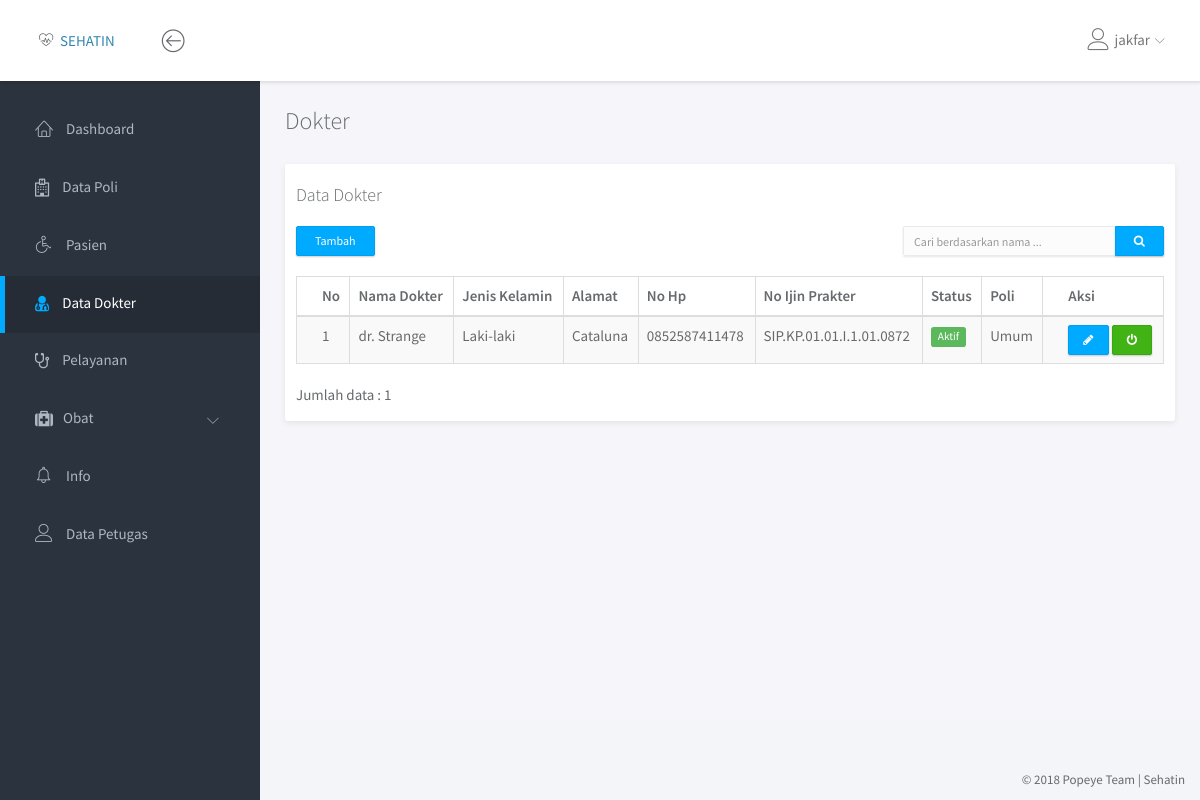
The app's page /dokter/data_dokter.php (signed in), older data.
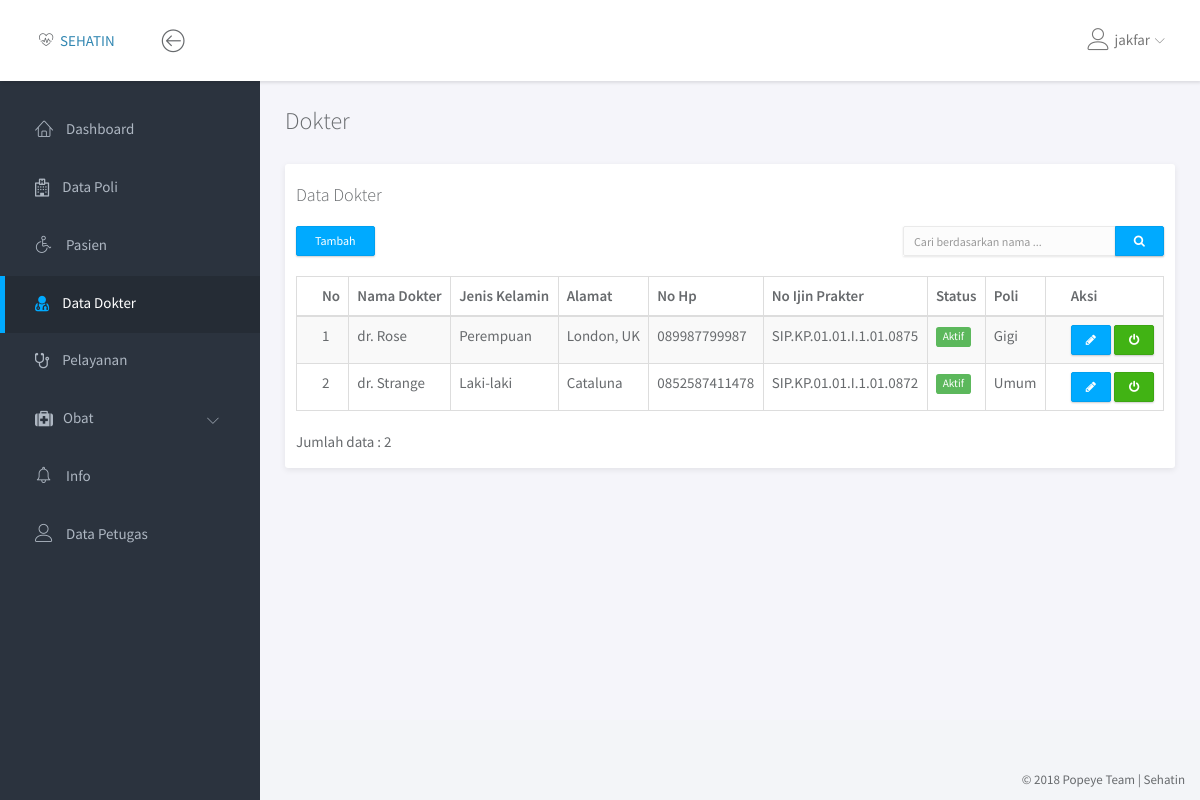
The same page, newer data.
### tables this page shows
CREATE TABLE IF NOT EXISTS `dokter` (
`id_dokter` tinyint(3) NOT NULL,
  `nm_dokter` varchar(50) NOT NULL,
  `gender` enum('Laki-laki','Perempuan') NOT NULL,
  `alamat` varchar(50) NOT NULL,
  `no_hp` varchar(13) NOT NULL,
  `no_ijin_praktek` varchar(50) NOT NULL,
  `id_poli` tinyint(3) NOT NULL
);

CREATE TABLE IF NOT EXISTS `poli` (
`id_poli` tinyint(3) NOT NULL,
  `poli` varchar(30) NOT NULL,
  `status` enum('Aktif','Non Aktif') NOT NULL
);

### dokter/data_dokter.php (the view, shortened to what this page needs)
<!doctype html>
<html lang="en">
<head>
	<link rel="stylesheet" href="../assets/vendor/bootstrap/css/bootstrap.min.css">
	<link rel="stylesheet" href="../assets/vendor/font-awesome/css/font-awesome.min.css">
	<link rel="stylesheet" href="../assets/vendor/linearicons/style.css">
	<link rel="stylesheet" href="../assets/vendor/chartist/css/chartist-custom.css">
	<link rel="stylesheet" href="../assets/css/main.css">
</head>
<body>
	<div id="wrapper">
		<?php
			include '../dashboard/navbar.php';
			include '../dashboard/left_sidebar.php';
		 ?>
		 <div class="main">
		 	<div class="main-content">
		 		<div class="container-fluid">
		 			<h3 class="page-title">Dokter</h3>
		 			<div class="row">
		 				<div class="col-md-12">
		 					<div class="panel">
		 						<div class="panel-heading">
		 							<div class="row"><h4 class="panel-title">Data Dokter</h4></div>
		 						</div>
		 						<div class="row">
		 							<div class="row">
		 								<div class="col-md-2">
		 									<a href="tambah_dokter.php"><button type="button" class="btn btn-primary btn-sm" style="margin-left: 25px; margin-bottom: 10px;">Tambah</button></a>
		 								</div>
		 								<div class="col-md-6"></div>
										<div class="col-md-4">
											<form action="" method="POST">
												<div class="input-group" style="margin-right: 25px;">
													<input type="text" name="cari" class="form-control input-sm" placeholder="Cari berdasarkan nama ...">
													<span class="input-group-btn"><button type="submit" name="btn_cari" class="btn btn-primary btn-sm"><i class="fa fa-search"></i></button></span>
												</div>
											</form>
										</div>
		 							</div>
		 							<div class="panel-body">
		 								<table class="table table-striped table-hover table-bordered">
		 									<thead>
		 										<tr>
		 											<th>No</th>
		 											<th>Nama Dokter</th>
		 											<th>Jenis Kelamin</th>
		 											<th>Alamat</th>
		 											<th>No Hp</th>
		 											<th>No Ijin Prakter</th>
													<th>Status</th>
													<th>Poli</th>
		 											<th>Aksi</th>
		 										</tr>
		 									</thead>
		 									<tbody>
											<?php
												if (isset($_POST['btn_cari'])) {
													$where = "WHERE nm_dokter LIKE '%$_POST[cari]%'";
												}
												else{
													$where = "";
												}
												$query = "SELECT d.*, l.status, p.poli FROM dokter d INNER JOIN login l ON l.id_user = d.id_dokter INNER JOIN poli p ON d.id_poli = p.id_poli $where ORDER BY nm_dokter ASC";
												$jml = "SELECT COUNT(*) AS jml_dokter FROM dokter";
												$r = mysqli_query($con, $jml);
												$jml_dokter = mysqli_fetch_assoc($r);
												$result = mysqli_query($con, $query);
												$no = 1;
												foreach ($result as $val) {
													$title = $val['status'] == 'Aktif' ? 'Non Aktifkan' : 'Aktifkan';
													$btnclass = $val['status'] == 'Aktif' ? 'btn-success' : 'btn-danger';
													$label = $val['status'] == 'Aktif' ? 'label label-success' : 'label label-danger';
													echo "<tr>
															<td>$no</td>
															<td>$val[nm_dokter]</td>
															<td>$val[gender]</td>
															<td>$val[alamat]</td>
															<td>$val[no_hp]</td>
															<td>$val[no_ijin_praktek]</td>
															<td><span class='$label'>$val[status]</span></td>
															<td>$val[poli]</td>
															<td><a href = 'edit_dokter.php?id_dokter=$val[id_dokter]' class='btn btn-primary btn-xs' title='Edit'><i class='fa fa-pencil'></i> </a>
																<a onclick = 'return konfirm()' href='status_dokter.php?id_dokter=$val[id_dokter]&status=$val[status]' class= 'btn btn-xs $btnclass' title='$title'><i class='fa fa-power-off'></i></a></td>
														  </tr>";
														  $no++;
												}
											 ?>
		 									</tbody>
		 								</table>
		 								<span class="text-default">Jumlah data : <?php echo $jml_dokter['jml_dokter'] ?></span>
		 							</div>
		 						</div>
		 					</div>
		 				</div>
		 			</div>
		 		</div>
		 	</div>
		 </div>
		 <div class="clearfix">
			 <?php include '../dashboard/footer.php'; ?>
		 </div>
	</div>
</body>
</html>

Row changes from the older to the newer data that the page shows:
added dokter: nm_dokter "dr. Rose", gender "Perempuan", alamat "London, UK", no_hp "089987799987", no_ijin_praktek "SIP.KP.01.01.I.1.01.0875", login.status "Aktif", id_poli.poli "Gigi"
Text that changed along with them:
$jml_dokter['jml_dokter']: "1" → "2"
